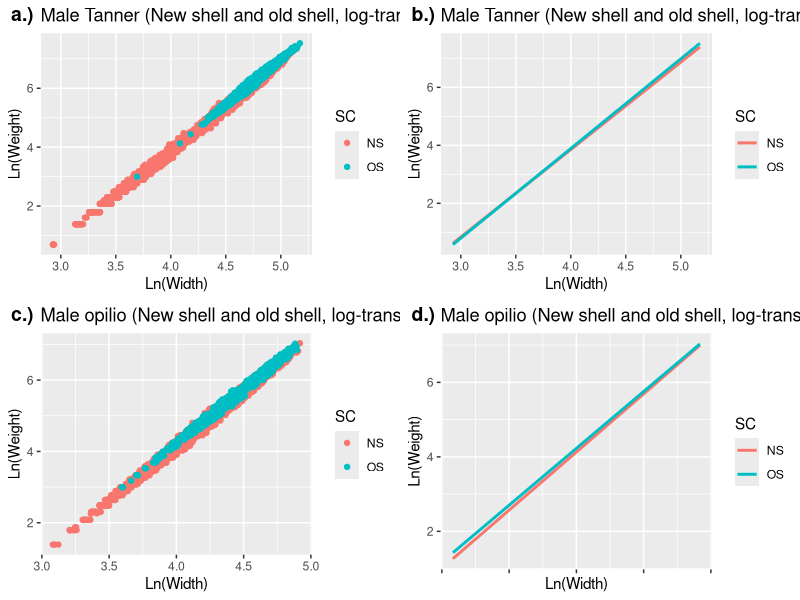

Source code (R):
# Jon Richar with tidyverse functions courtesy of Erin Fedewa
# 5/20/2020
# Calculate length/weight regression models for BBRKC by shell condition
library(tidyverse)
library(stats)
library(nlme)
library(ggpubr)

setwd("C:/Users/Jon.Richar/Work/Projects/Length_weight/DATA")
df.cb<-read.csv("EBS_CB_Analysis_males.csv")
df.co<-read.csv("EBS_CO_Analysis_males.csv")

######################Log transformed #################################################
dev.new()

cb1<-ggplot(df.cb, aes(x = log.width, y = log.weight, group = SC)) +
     geom_point(aes(colour = SC))+
	labs(x="Ln(Width)",y="Ln(Weight)", title="Male Tanner (New shell and old shell, log-transformed)")

# lines ONLY
cb2<-ggplot(df.cb, aes(x = log.width, y = log.weight, group = SC,color = SC,shape=SC)) +
	geom_smooth(method=lm, se=FALSE, fullrange=TRUE)+
	labs(x="Ln(Width)",y="Ln(Weight)", title="Male Tanner (New shell and old shell, log-transformed)")

##################### Opilio ###################################################
# points only
co1<-ggplot(df.co, aes(x = log.width, y = log.weight, group = SC)) +
     geom_point(aes(colour = SC))+
	labs(x="Ln(Width)",y="Ln(Weight)", title="Male opilio (New shell and old shell, log-transformed)")

# lines ONLY
co2<-ggplot(df.co, aes(x = log.width, y = log.weight, group = SC,color = SC,shape=SC)) +
	geom_smooth(method=lm, se=FALSE, fullrange=TRUE)+
	labs(x="Ln(Width)",y="Ln(Weight)", title="Male opilio (New shell and old shell, log-transformed)")

########################################################################################################################
############################### 4 panel ################################################################################

ggarrange(cb1,cb2,co1, co2 +rremove("x.text"),
labels = c("a.)", "b.)", "c.)", "d.)"),
ncol = 2, nrow = 2)

